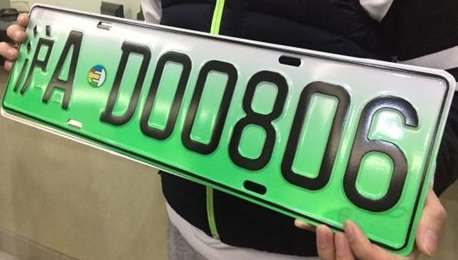
#> input picture 0115.jpg, 458 x 260 px
$ python perspective-quadrilateral.py   (Python 2 division)
#> lines starting #> are read from the running program, lines starting #| are printed output that depends on the picture; after the words box and inside, x2 and y2 are one past the last pixel; in counts of white or black regions, pixels touching at a corner belong together

# coding: utf-8

# In[1]:


import cv2
import numpy as np
import matplotlib.colors
import requests
import tempfile
import matplotlib.pyplot as plt
# import matplotlib.pyplot as plt


def computeIntersect(a, b):
    x1 = a[0]
    y1 = a[1]
    x2 = a[2]
    y2 = a[3]
    x3 = b[0]
    y3 = b[1]
    x4 = b[2]
    y4 = b[3]
    d = ((x1 - x2) * (y3 - y4)) - ((y1 - y2) * (x3 - x4))

    if d:
        d = float(d)
        x = ((x1 * y2 - y1 * x2) * (x3 - x4) - (x1 - x2) * (x3 * y4 - y3 * x4)) / d
        y = ((x1 * y2 - y1 * x2) * (y3 - y4) - (y1 - y2) * (x3 * y4 - y3 * x4)) / d
        return int(x), int(y)
    else:
        return -1, -1


def sortCorners(corners, center):
    top = []
    bot = []
    for corner in corners:
        if (corner[1] < center[1]):
            top.append(corner)
        else:
            bot.append(corner)


    tl = top[1] if top[0][0] > top[1][0] else top[0];
    tr = top[0] if top[0][0] > top[1][0] else top[1];
    bl = bot[1] if bot[0][0] > bot[1][0] else bot[0];
    br = bot[0] if bot[0][0] > bot[1][0] else bot[1];

    return np.array((tl, tr, br, bl),np.float32)


src = cv2.imread('./0115.jpg')
#> src is the input picture: shape (260, 458, 3); mean B, G, R 104.3, 133.6, 112.6
assert src is not None and len(src), "Empty"
plt.imshow(cv2.cvtColor(src, cv2.COLOR_BGR2RGB))
_ = plt.xticks([]), plt.yticks([])
plt.show()
bw = cv2.cvtColor(src, cv2.COLOR_BGR2GRAY)
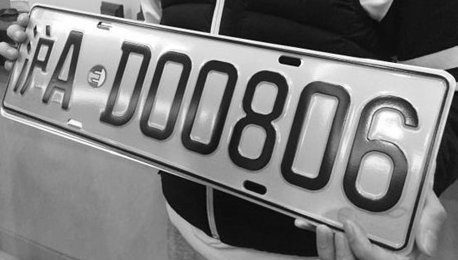
#> bw: shape (260, 458); min 1, max 255, mean 124
plt.imshow(bw, cmap = 'gray', )
_ = plt.xticks([]), plt.yticks([])
# plt.show()
bw_blur = cv2.blur(bw, (3,3))#低通滤波
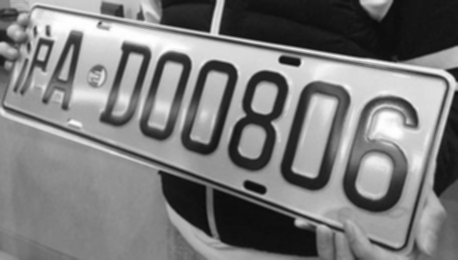
#> bw_blur: shape (260, 458); min 11, max 255, mean 124
plt.imshow(bw_blur, cmap = 'gray', )
_ = plt.xticks([]), plt.yticks([])
# plt.show()
threshold_min = 80
ratio_min_max = 1.6
bw_canny = cv2.Canny(bw_blur, threshold_min, threshold_min*ratio_min_max, apertureSize=3)
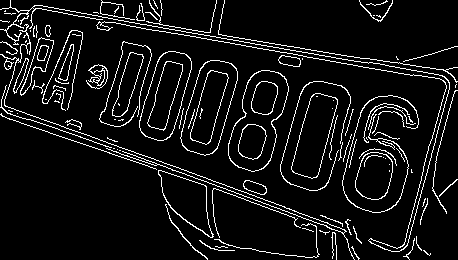
#> bw_canny: shape (260, 458); 7.7% white in thin lines or dots
plt.imshow(bw_canny, cmap = 'gray', )
_ = plt.xticks([]), plt.yticks([])
plt.show()
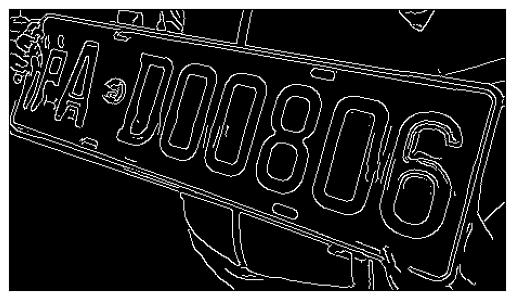
#> figure drawn by matplotlib, 1 panel
#P表明它可以采用累计概率霍夫变换（PPHT）来找出二值图像中的直线
lines = cv2.HoughLinesP(bw_canny, 1, np.pi/180, 70, minLineLength=80, maxLineGap=100)[0]
#> lines = [[10, 4, 456, 82]]
len(lines)
print 'lines: ',len(lines)
#| lines:  1
src_lines = src.copy()
for x1,y1,x2,y2 in lines:
    cv2.line(src_lines,(x1,y1),(x2,y2),(0,255,0),2)
#> this loop made 1 pass
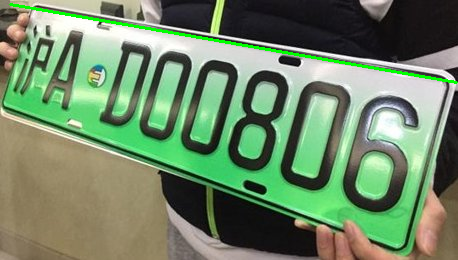
#> src_lines: shape (260, 458, 3); 1.12% of pixels changed, all inside (x1, y1, x2, y2) = (9, 3, 458, 84)

plt.imshow(cv2.cvtColor(src_lines, cv2.COLOR_BGR2RGB))
_ = plt.xticks([]), plt.yticks([])
plt.show()
corners = []
for i, lineI in enumerate(lines):
    for lineJ in lines[i+1:]:
        x, y = computeIntersect(lineI, lineJ)
        if x >=0 and y >= 0:
            corners.append((x, y))
#> this loop made 1 pass
#> after the loop, corners = []
src_corners = src.copy()
for x1,y1,x2,y2 in lines:
    cv2.line(src_corners,(x1,y1),(x2,y2),(0,255,0),2)

for x1,y1 in corners:
    cv2.circle(src_corners,(x1,y1),3,(0,0,255),2)
#> this loop made 0 passes

plt.imshow(cv2.cvtColor(src_corners, cv2.COLOR_BGR2RGB))
_ = plt.xticks([]), plt.yticks([])
plt.show()
corners_mat = np.array(corners)
#> corners_mat = empty array
#> (the run stopped early here; a loop or call above may not have finished)

$ run again, with 0120.jpg copied over 0115.jpg
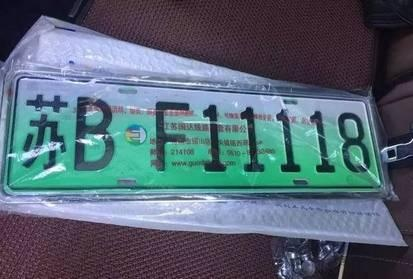
#> input picture 0120.jpg, 413 x 279 px
#> src is the input picture: shape (279, 413, 3); mean B, G, R 115.7, 102.9, 85.8
#> `bw_canny = cv2.Canny(bw_blur, threshold_min, threshold_min*ratio_min_m..`:
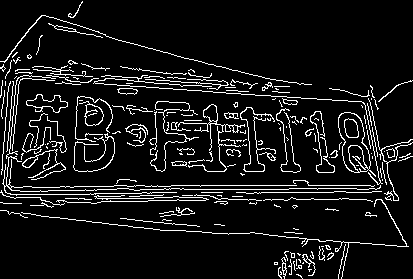
#> bw_canny: shape (279, 413); 8.5% white in thin lines or dots
#> lines = [[5, 77, 375, 102]]
#| lines:  1
#> the loop `for x1,y1,x2,y2 in lines:` made 1 pass
#> after the loop `for x1,y1,x2,y2 in lines:`:
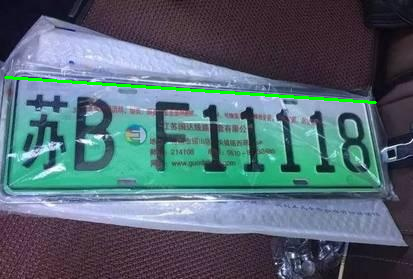
#> src_lines: shape (279, 413, 3); 0.96% of pixels changed, all inside (x1, y1, x2, y2) = (4, 76, 377, 104)
#> the loop `for i, lineI in enumerate(lines):` made 1 pass
#> after the loop `for i, lineI in enumerate(lines):`: corners = []
#> corners_mat = empty array

$ run again, with 0123.jpg copied over 0115.jpg
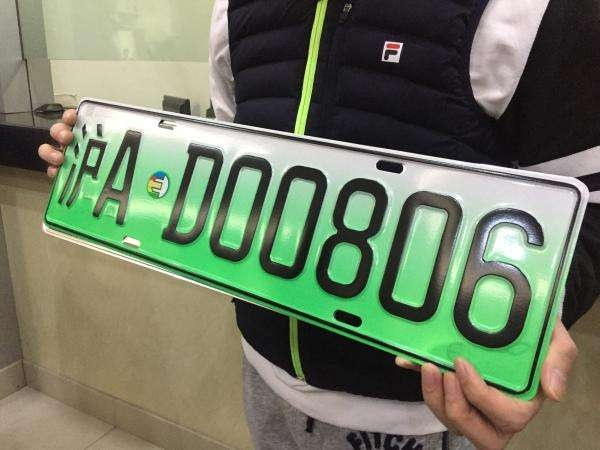
#> input picture 0123.jpg, 600 x 450 px
#> src is the input picture: shape (450, 600, 3); mean B, G, R 100.3, 123.6, 113.5
#> `bw_canny = cv2.Canny(bw_blur, threshold_min, threshold_min*ratio_min_m..`:
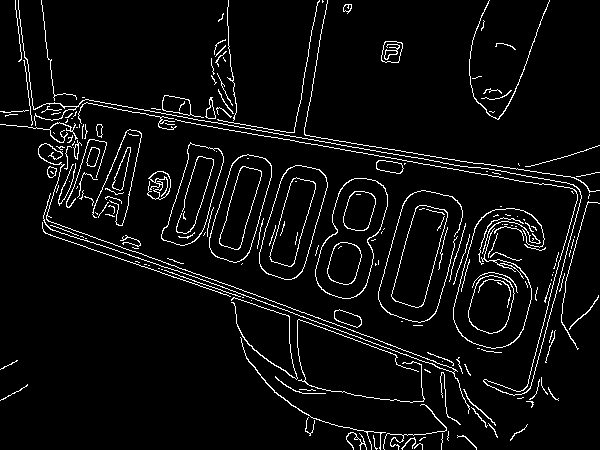
#> bw_canny: shape (450, 600); 5.2% white in thin lines or dots
#> lines = [[27, 89, 588, 188]]
#| lines:  1
#> the loop `for x1,y1,x2,y2 in lines:` made 1 pass
#> after the loop `for x1,y1,x2,y2 in lines:`:
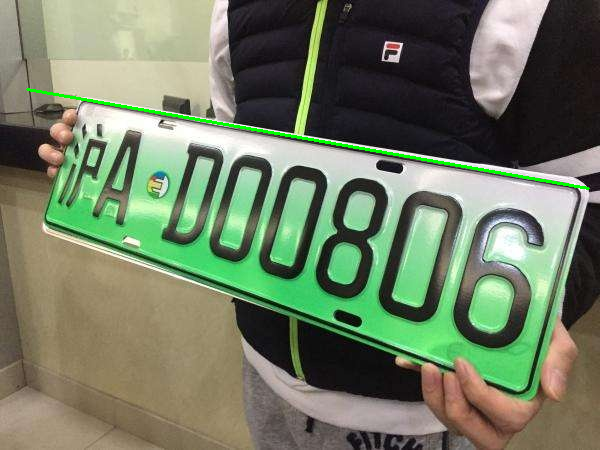
#> src_lines: shape (450, 600, 3); 0.63% of pixels changed, all inside (x1, y1, x2, y2) = (26, 88, 590, 190)
#> the loop `for i, lineI in enumerate(lines):` made 1 pass
#> after the loop `for i, lineI in enumerate(lines):`: corners = []
#> corners_mat = empty array
